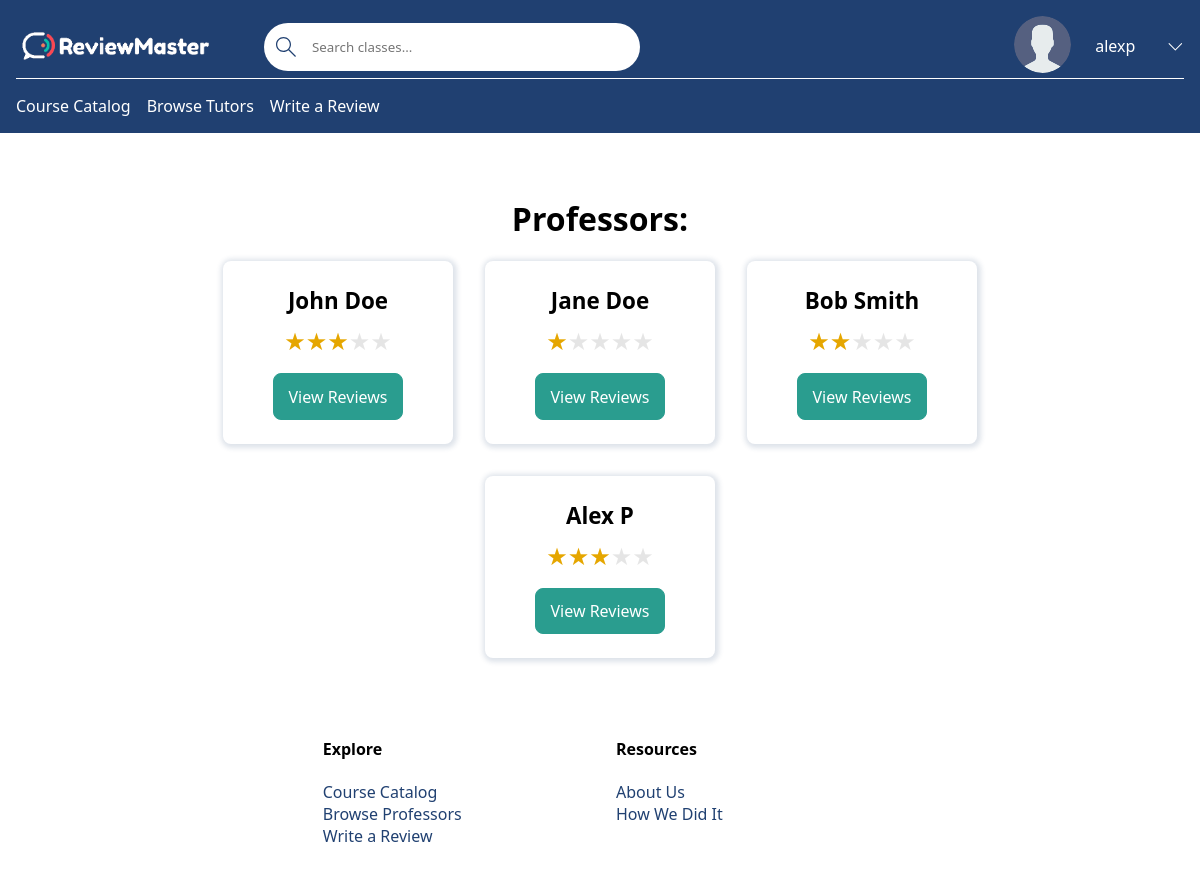
Page /professor-list/ (signed in) on the committed database.
### base/models.py (models this page shows, shortened)
class Professor(models.Model):
    name = models.CharField(max_length=100)  # First & Last Name (John Doe)
    avatar = models.ImageField(null=True, default='avatar.svg')
    verified = models.BooleanField(default=False)  # If the professor is verified by email
    user_account = models.OneToOneField(User, on_delete=models.CASCADE, null=True, blank=True)
    def rating(self):
        unflagged = self.review_set.filter(flagged=False)
        count = unflagged.count()
        if count == 0:
            return 'N/A'
        total = sum(review.rating for review in unflagged)
        average = round(total / count, 1)
        return f'{average} / 5'
    def __str__(self):
        if self.user_account and self.user_account.first_name and self.user_account.last_name:
            return f'{self.user_account.first_name} {self.user_account.last_name}'
        elif self.user_account and self.user_account.first_name:
            return f'{self.user_account.first_name}'
        else:
            return self.name

class Review(models.Model):
    professor = models.ForeignKey(Professor, on_delete=models.CASCADE)
    student = models.ForeignKey(User, on_delete=models.CASCADE)
    flagged = models.BooleanField(default=False)
    rating = models.IntegerField()
    course = models.ForeignKey(Course, related_name='course', on_delete=models.SET_NULL, null=True)
    review = models.TextField(null=True, blank=True)
    reply = models.TextField(null=True, blank=True)

### base/views/views_professor.py (the view)
# urls.py: path('professor-list/', professor_list, name = "professor-list"),
def professor_list(request):
    professors = Professor.objects.all()
    context = {
        'professors': professors,
        'reviews': Review.objects.filter(flagged=False)
    }
    return render(request, 'base/professor/professor_list.html', context)

### base/templates/base/professor/professor_list.html
{% extends 'main.html' %}
{% block content %}
<main class="professor-page">
    <h1>Professors:</h1>
    <div class="card-list">
        {% for professor in professors %}
            <div class="card-item">
                <p class="card-name">{{ professor }}</p>
                <p class="container-rating"><span class="star-rating star-rating-{{ professor.rating|slice:":1" }}"></span></p>
                <a class="secondary-button" href="{% url 'professor-reviews' professor.id %}">View Reviews</a>
            </div>
        {% endfor %}
    </div>
</main>
{% endblock content %}

### templates/navbar.html (shortened to what this page needs)
{% load static %}
<header class="header header--loggedIn">
  <div class="container">
    <a href="{% url 'home' %}" class="header__logo">
      <img src="{% static 'images/reviewMasterLogo.png' %}" />
    </a>
    <form class="header__search" method="GET" action="{% url 'courses' %}">
      <label>
        <input name="q" {% if q is not None %} value="{{ q }}" {% endif %} placeholder="Search classes..." />
      </label>
    </form>
    <nav class="header__menu">
      {% if request.user.is_authenticated %}
      <div class="header__user">
        <a href="{% url 'profile' request.user %}">
          <div class="avatar avatar--medium active">
            {% if request.user.professor.avatar %}
              <img src="{{ request.user.professor.avatar.url }}" />
            {% else %}
              <img src="{% static 'images/avatar.svg' %}" />
            {% endif %}
          </div>
          <p>{{ request.user.username }}</p>
        </a>
        <button class="dropdown-button">
          <svg xmlns="http://www.w3.org/2000/svg" width="16" height="16" viewBox="0 0 16 16">
            <title>chevron-down</title>
            <path d="M1.646 4.646a.5.5 0 0 1 .708 0L8 10.293l5.646-5.647a.5.5 0 0 1 .708.708l-6 6a.5.5 0 0 1-.708 0l-6-6a.5.5 0 0 1 0-.708"/>
          </svg>
        </button>
      </div>
      {% else %}
      <a href="{% url 'login' %}">
        <img src="{% static 'images/avatar.svg' %}" />
        <p>Login</p>
      </a>
      {% endif %}
    </nav>
  </div>
  <div class="subheader-mobile">
    <ul class="header_links">
      <li><a href="{% url 'courses' %}">Course Catalog</a></li>
      <li><a href="{% url 'professor-list' %}">Browse Tutors</a></li>
      {% if request.user.is_authenticated %}
        <li><a href="{% url 'review' %}">Write a Review</a></li>
      {% endif %}
    </ul>
  </div>
</header>

### static/styles/styles.css (style rules this page uses)
:root { --primary-color: #204071; --secondary-color: #2a9d8f; --light-color: #ffffff; --error-color: #ba2d3d; --success-color: #2a9d8f; --dark-gray: #495057; --light-grey: #dee2e6; --star-color: #ffb900; --star-color-hover: gold; --star-color-active: #ea0; }
* { font-family: "Segoe UI", Roboto, Oxygen, Ubuntu, Cantarell, "Open Sans", "Helvetica Neue", sans-serif; margin: 0; padding: 0; box-sizing: border-box; text-rendering: optimizeLegibility; }
main:not(.home) { width: 80%; margin: 4rem auto; }
h1 { margin-bottom: 0.67em; }
a { color: var(--primary-color); text-decoration: none; }
.header { padding: 1rem 3rem; background-color: var(--primary-color); color: var(--light-color); }
.header > .container { display: flex; gap: 4rem; align-items: center; }
.header__logo, .header__user { display: flex; gap: 2rem; align-items: center; }
.header__logo > img { width: 100%; max-width: 200px; }
.header__search > label { display: flex; align-items: center; gap: 1rem; background-color: var(--light-color); padding: 0.5rem; padding-left: 0; border-radius: 50px; position: relative; }
.header__search svg { width: 1.25rem; height: 2rem; margin-left: 0.75rem; fill: var(--primary-color); }
.header__search input { width: 20rem; background: transparent; border: none; padding: 0; }
.subheader-mobile { display: none; }
@media screen and (max-width: 1200px) { .header { padding: 1rem; } }
@media screen and (max-width: 1200px) { .header > .container { gap: 3rem; } }
@media screen and (max-width: 1200px) { .subheader-mobile { display: block; border-top: 1px solid var(--light-color); padding-top: 1rem; } }
.header_links { list-style-type: none; padding: 0; display: flex; gap: 1rem; }
.header_links a { color: var(--light-color) }
.header__menu { margin-left: auto; position: relative; }
.header__menu a { display: flex; gap: 1.5rem; align-items: center; font-weight: 500; text-decoration: none; color: var(--light-color); }
.header__menu img { height: 3.6rem; }
.header__menu p { line-height: 1.2; }
.header__menu svg { width: 1.6rem; height: 1.6rem; }
.dropdown-button { background: transparent; border: 0; outline: 0; cursor: pointer; padding-top: 0.25rem; transition: transform 0.3s; }
.dropdown-button svg, .dropdown-menu a svg { fill: var(--light-color); width: 1.25em; }
.header__user img { height: 57px; width: 57px; border-radius: 100%; object-fit: cover; }
.professor-page, .tutor-page h1 { text-align: center; }
.card-list { display: flex; justify-content: center; flex-wrap: wrap; gap: 2rem; }
.card-item { display: flex; flex-direction: column; align-items: center; gap: 0.5rem; padding: 1.5rem 1rem; width: fit-content; min-width: 230px; text-align: center; border-radius: 1px solid var(--primary-color); border-radius: 0.5rem; box-shadow: 1px 1px 5px 3px rgba(32, 64, 113, 0.15); transition: transform 0.3s ease; }
.card-name { font-size: 1.4rem; font-weight: bold; }
.professor-page .secondary-button { display: inline-block; margin-top: 0.5rem; margin-right: 0; }
input, select { width: 100%; padding: 1rem; outline: none; }
.primary-button, .secondary-button { width: fit-content; padding: 0.7rem 0.9rem; border-radius: 0.5rem; font-size: 1rem; color: var(--light-color); }
.secondary-button { border: 1px solid var(--secondary-color); background-color: var(--secondary-color); margin-right: 1rem; }
.container-rating { font-size: 1.5rem; }
.star-rating::before { content: "★★★★★"; }
.star-rating { display: inline-block; background-clip: text; color: rgba(0, 0, 0, 0.1); }
.star-rating-1 { background-image: linear-gradient( to right, var(--star-color) 0%, var(--star-color) 20%, transparent 20%, transparent 100% ); }
.star-rating-2 { background-image: linear-gradient( to right, var(--star-color) 0%, var(--star-color) 40%, transparent 40%, transparent 100% ); }
.star-rating-3 { background-image: linear-gradient( to right, var(--star-color) 0%, var(--star-color) 60%, transparent 60%, transparent 100% ); }

### rows in the picture
Professor: user_account+name "John Doe"
Professor: user_account+name "Jane Doe"
Professor: user_account+name "Bob Smith"
Professor: user_account+name "Alex P"

### other values in the picture
{{ request.user.username }} "alexp"
